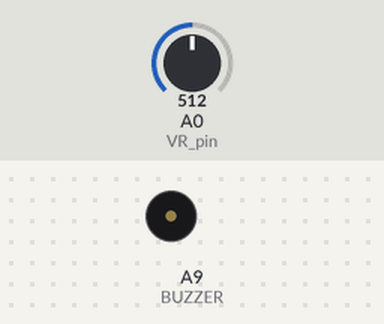
The sketch below on a simulated Arduino Mega 2560, built with avr-gcc and run on an emulated ATmega2560. Parts: buzzer (waves = sounding). The inputs (shaded band) are chosen by the test bench; at power-on: A0 (VR_pin) = 512.

Above: at 1.8 s.
1.9 s: A0 (VR_pin) set to 0
At 2.7 s:
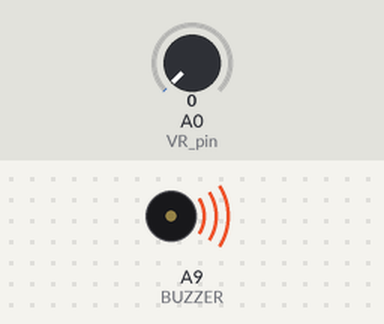
3.6 s: A0 (VR_pin) set to 11
At 4.2 s:
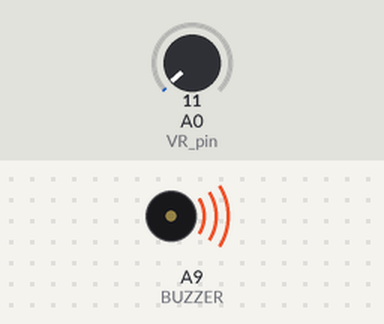
5.1 s: A0 (VR_pin) set to 15
At 6.3 s:
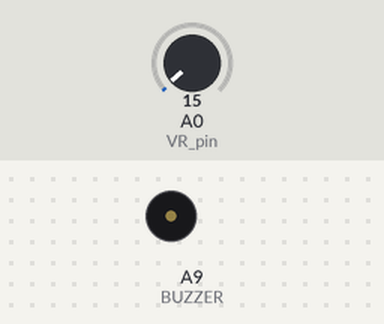
Timing chart, 0 to 8.1 s (numbered marks = the images above; inputs shaded):
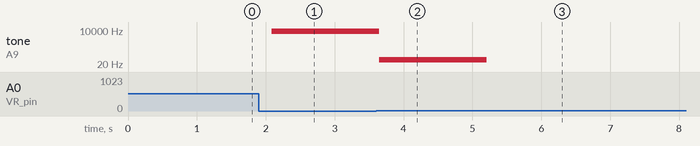

The sketch:

EXA3.ino
```cpp
int BUZZER = A9;
int VR_pin = A0;
int VR_value = 0;

void setup() {
  // put your setup code here, to run once:

    pinMode(BUZZER, OUTPUT);
    pinMode(VR_pin, INPUT);

}

void loop() {
  // put your main code here, to run repeatedly:

    VR_value = analogRead(VR_pin);

    digitalWrite(BUZZER, HIGH);
    delay(VR_value);
    digitalWrite(BUZZER, LOW);
    delay(VR_value);

}
```

Measured:
- the behaviour switches between 13 and 14 on A0 (VR_pin) (found by bisection; images 2 and 3)
- after the input at 1.9 s, tone on A9 (BUZZER): silent → 7932 Hz after 0.19 s
- after the input at 3.6 s, tone on A9 (BUZZER): 7932 Hz → 45 Hz after 0.05 s
- after the input at 5.1 s, tone on A9 (BUZZER): 45 Hz → silent after 0.11 s
